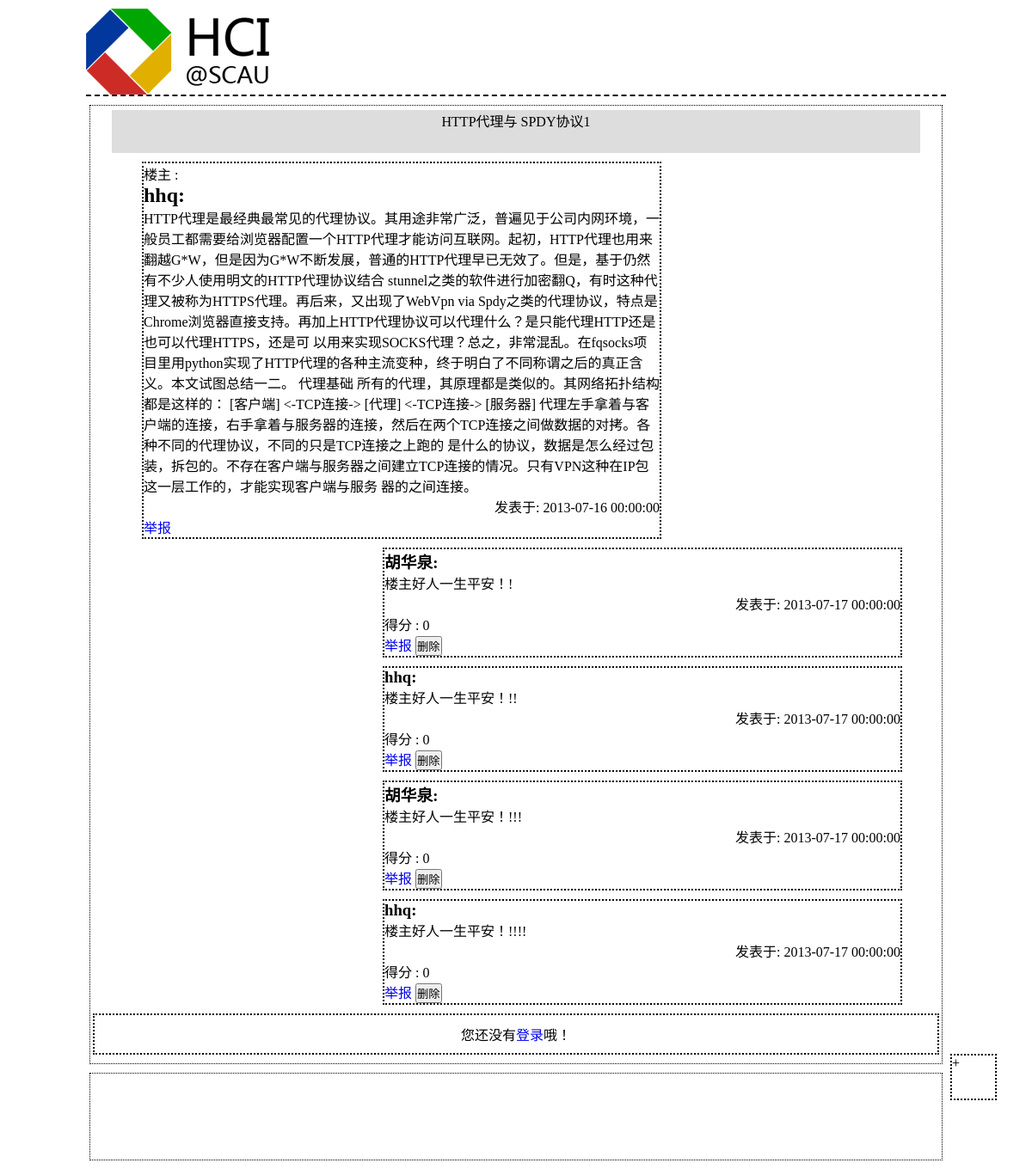
The page /Controller/onePostCon.php?postId=7 on the database its author committed.
### tables this page shows
CREATE TABLE IF NOT EXISTS `post` (
  `id` int(6) NOT NULL AUTO_INCREMENT,
  `title` varchar(50) NOT NULL,
  `content` longtext NOT NULL,
  `type` int(1) NOT NULL,
  `point` int(5) NOT NULL DEFAULT '0',
  `deleted` int(1) NOT NULL,
  `post_date` datetime NOT NULL,
  `state` int(1) NOT NULL,
  `authority` int(11) NOT NULL,
  `board_id` int(11) NOT NULL,
  `user_id` int(11) NOT NULL,
  PRIMARY KEY (`id`),
  KEY `board_id` (`board_id`),
  KEY `user_id` (`user_id`)
);

CREATE TABLE IF NOT EXISTS `user` (
  `id` int(11) NOT NULL AUTO_INCREMENT,
  `account` varchar(20) NOT NULL,
  `score` int(10) NOT NULL,
  `level` int(3) NOT NULL,
  `authority` int(11) NOT NULL,
  `password` varchar(255) NOT NULL,
  PRIMARY KEY (`id`)
);

### Controller/onePostCon.php (called while the page is built, shortened)
<?php
	require_once(ROOT . DS . "View" . DS. "postHeader.php");
	$postId = $_GET['postId'];
	$sql = "SELECT * FROM `post` WHERE id='$postId'";
	$query = mysql_query($sql);
	while($post_rows = mysql_fetch_array($query)) {
		$user = mysql_fetch_array(mysql_query("SELECT account FROM `user` WHERE id='$post_rows[user_id]'"));
		$post_user = $user[0];
		$post_title = $post_rows['title'];
		$post_content = $post_rows['content'];
		$post_date = $post_rows['post_date'];
		$post_type = $post_rows['type'];
	}
	$comment_sql = "SELECT * FROM `comment` WHERE post_id='$postId'";
	$comment_query = mysql_query($comment_sql);
	$commentContent = array();
	$commentUser = array();
	$commentDate = array();
	$commentPoint = array();
	$commentId = array();
	$commentDeleted=array();
	while($comment_rows = mysql_fetch_array($comment_query)) {
		array_push($commentContent, $comment_rows['content']);
		$comment_user = mysql_fetch_array(mysql_query("SELECT account FROM `user` WHERE id='$comment_rows[user_id]'"));
		array_push($commentUser, $comment_user[0]);
		array_push($commentDate, $comment_rows['comment_date']);
		array_push($commentPoint, $comment_rows['cpoint']);
		array_push($commentId, $comment_rows['id']);
		array_push($commentDeleted,$comment_rows['deleted']);
	}
	include_once(ROOT . DS . "View" . DS . "onePostView.php");
?>

### View/onePostView.php (the view, shortened to what this page needs)
			<div id="postTitle"><?php echo $post_title;?></div>
			<div id="msg">
			楼主 :
			<h2><?php echo $post_user;?>:</h2>
			<p><?php echo $post_content;?></p>
			<p class="time">发表于:&nbsp;<?php echo $post_date;?></p>
			<a href="/HCI-forum/Controller/informPost.php?id=<?php echo $postId;?>">举报</a>
			</div>
<?php
	if($post_type == 2) {
		$debate_sql = "SELECT * FROM `debate` WHERE post_id='$postId' AND `content` <>''";
		$side1_sql = "SELECT * FROM `debate` WHERE side='1' AND `content` <>'' AND post_id='$postId'";
		$side2_sql = "SELECT * FROM `debate` WHERE side='2' AND `content` <>'' AND post_id='$postId'";
		$side1_num = mysql_num_rows(mysql_query($side1_sql));
		$side2_num = mysql_num_rows(mysql_query($side2_sql));
		$debate_query = mysql_query($debate_sql);
		$debateContent = array();
		$debateUser = array();
		$debateDate = array();
		$debateId = array();
		$debateSide = array();
		echo "side 1 :".$side1_num."<br>";
		echo "side 2 :".$side2_num."<br>";
		while($debate_rows = mysql_fetch_array($debate_query)) {
			array_push($debateContent, $debate_rows['content']);
			array_push($debateDate, $debate_rows['date']);
			array_push($debateId, $debate_rows['id']);
			array_push($debateSide, $debate_rows['side']);
			$debate_user = mysql_fetch_array(mysql_query("SELECT account FROM `user` WHERE id='$debate_rows[user_id]'"));
			array_push($debateUser, $debate_user[0]);
		}
		foreach ($debateUser as $key => $debateuser) {
			echo "作者 : ".$debateuser."<br>";
			echo "内容 : ".$debateContent[$key]."<br>";
			echo "辩论方 : ".$debateSide[$key]."<br>";
			echo "发表时间 : ".$debateDate[$key]."<br>";
		}
	}
	else {
		foreach ($commentUser as $key => $commentuser) {
			if($commentDeleted[$key]==0){
?>
			<div class="comment" id="<?php echo $key;?>">
				<h3><?php echo $commentuser;?>:</h3>
				<p><?php echo $commentContent[$key];?></p>
				<p class="time">发表于:&nbsp;<?php echo $commentDate[$key];?></p>
				<p>得分 : <?php echo $commentPoint[$key];?></p>
				<a href="/HCI-forum/Controller/informComment.php?id=<?php echo $commentId[$key];?>&post=<?php echo $postId;?>">举报</a>
				<input type="button" value="删除" onclick="comment_delete_judge(<?php echo $commentId[$key].",".$key;?>)"/>
			</div>
<?php
		}
		}
	}
?>

### stylesheets/post.css (style rules this page uses)
* { margin: 0; padding: 0; list-style: none; outline: none; text-decoration: none; }
#postTitle { width: 95%; height: 50px; margin: 5px auto; text-align: center; background: #ddd; }
#msg { width: 600px; margin: 10px 0px 10px 60px; border: 2px dotted #000; word-wrap:break-word; overflow:hidden; }
.comment { width: 600px; margin: 10px 0px 10px 340px; border: 2px dotted #000; }
#send-comment { width: 99%; margin: 10px auto; padding: 10px 0; border: 2px dotted #000; text-align: center; }
#control-panel { width: 50px; height: 50px; position: fixed; bottom: 80px; margin-left: 1000px; border: 2px dotted #000; }
.time { text-align: right; }
#footer { width: 99%; height: 100px; margin: 10px auto; border: 1px dotted #000; }

### rows shown on the page
post: title "HTTP代理与 SPDY协议1", content "HTTP代理是最经典最常见的代理协议。其用途非常广泛，普遍见于公司内网环境，一般员工都需要给浏览器配置一个HTTP代理才能访问互联网。起初，HTTP代理也用来翻越G*W，但是因为G*W不断发展，普通的HTTP代理早已无效了。但是，基于仍然有不少人使用明文的HTTP代理协议结合 stunnel之类的软件进行加密翻Q，有时这种代理又被称为HTTPS代理。再后来，又出现了WebVpn via Spdy之类的代理协议，特点是Chrome浏览器直接支持。再加上HTTP代理协议可以代理什么？是只能代理HTTP还是也可以代理HTTPS，还是可 以用来实现SOCKS代理？总之，非常混乱。在fqsocks项目里用python实现了HTTP代理的各种主流变种，终于明白了不同称谓之后的真正含义。本文试图总结一二。 代理基础 所有的代理，其原理都是类似的。其网络拓扑结构都是这样的： [客户端] <-TCP连接-> [代理] <-TCP连接-> [服务器] 代理左手拿着与客户端的连接，右手拿着与服务器的连接，然后在两个TCP连接之间做数据的对拷。各种不同的代理协议，不同的只是TCP连接之上跑的 是什么的协议，数据是怎么经过包装，拆包的。不存在客户端与服务器之间建立TCP连接的情况。只有VPN这种在IP包这一层工作的，才能实现客户端与服务 器的之间连接。", post_date "2013-07-16 00:00:00"
user: account "hhq"

### other values the page prints
$commentuser "胡华泉"
$commentContent[$key] "楼主好人一生平安！!"
$commentDate[$key] "2013-07-17 00:00:00"
$commentPoint[$key] "0"
$commentuser "hhq"
$commentContent[$key] "楼主好人一生平安！!!"
$commentContent[$key] "楼主好人一生平安！!!!"
$commentContent[$key] "楼主好人一生平安！!!!!"
